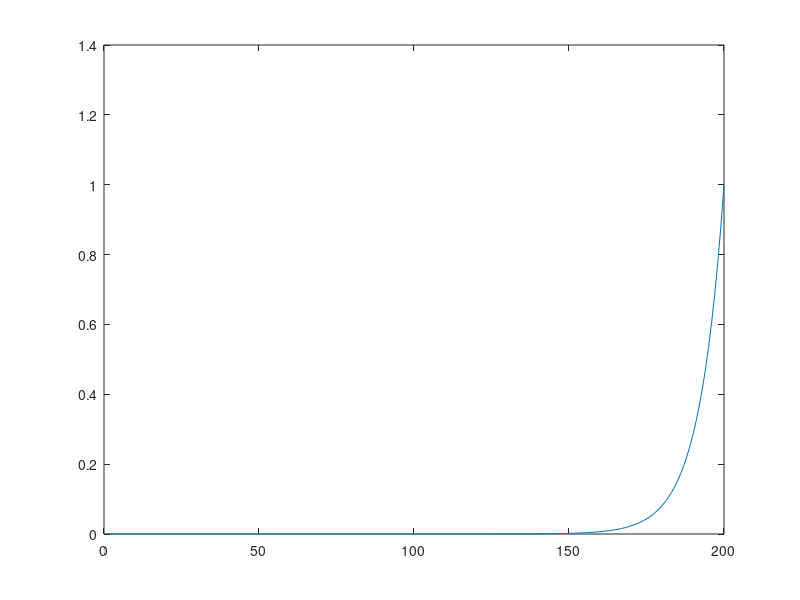
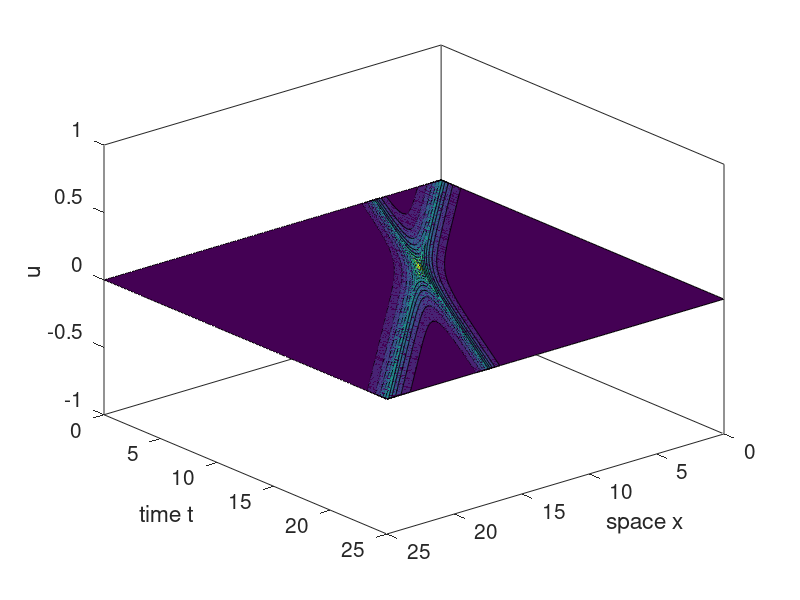

These figures' MATLAB source, in order:
clear all
close all
c = 1;

u = @(x,t) exp(-abs(x-c*t));
u2 = @(x,t) exp(-abs(+10 + x-2*c*t));

n = 200;
x = linspace(0,25,n);
t = linspace(0,25,n);
U = zeros(length(x),length(t));


for i = 1:n
    for j = 1:n
        
        temp = u(x(i),t(j)) + u2(x(i),t(j));
        U(i,j) = temp;
        %plot(U(i,j));
        %pause(0.1)
    end
    
end

for i = 1:n
    axis([0 2 0 n])
    plot(U(:,i))
    pause(0.1)
end

figure
shading flat;
contourf(x,t,U)
view(140, 30)
set(gca,'FontSize',15)
xlabel('space x')
ylabel('time t')
zlabel('u')